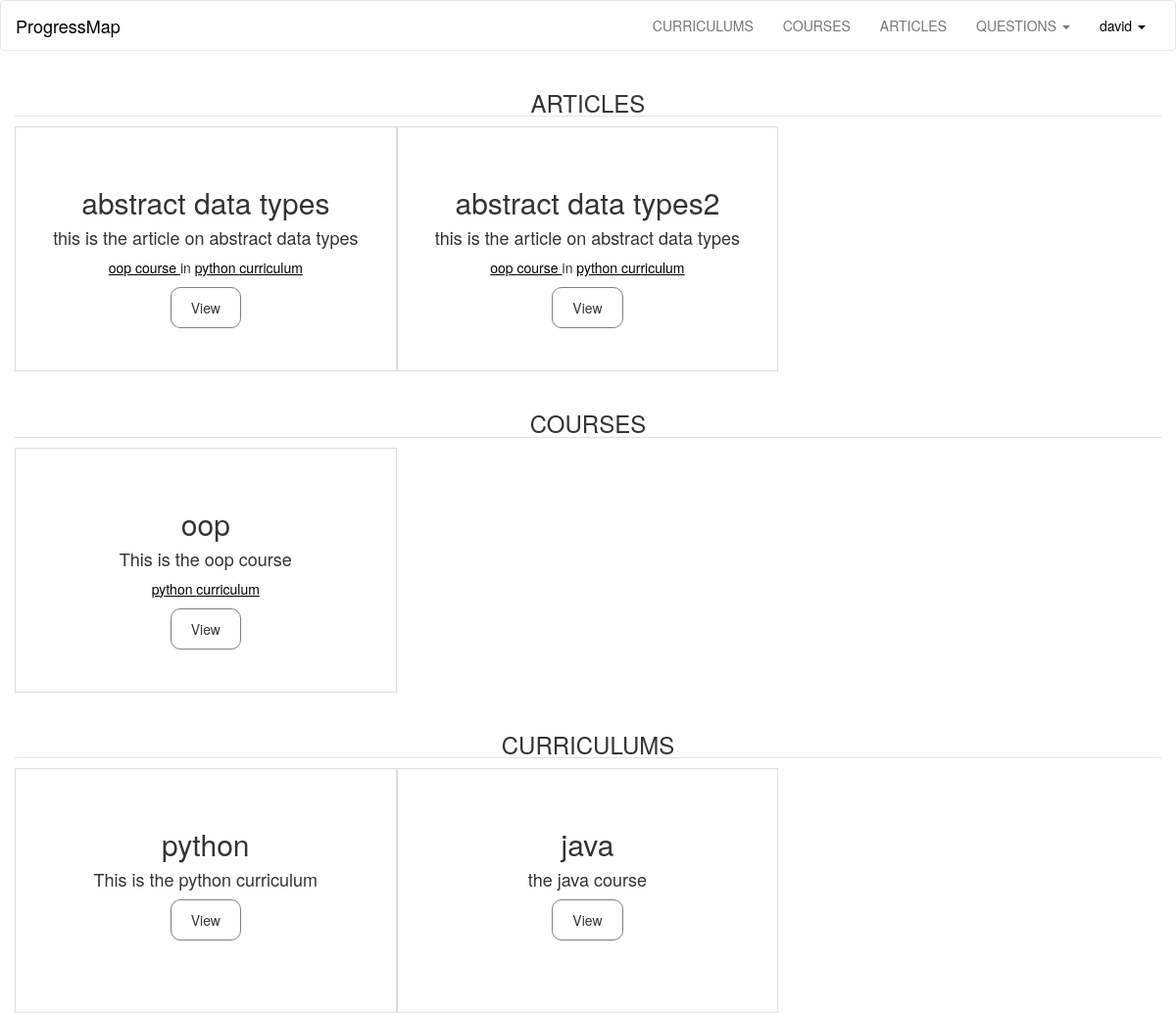
The app's page /user/david/content (signed in) with its own data.
### progressMap/models.py (models this page shows, shortened)
class User(db.Model, UserMixin):
	id = db.Column(db.Integer, primary_key = True)
	username = db.Column(db.String(40), unique = True)
	email = db.Column(db.String(120), unique = True)
	password_hash = db.Column(db.String)
	articles =  db.relationship('Articles', backref='user', lazy='dynamic')
	courses =  db.relationship('Courses', backref='user', lazy='dynamic')
	curriculums =  db.relationship('Curriculums', backref='user', lazy='dynamic')
	questions = db.relationship('Questions', backref='user', lazy='dynamic')
	comments = db.relationship('Comments', backref='user', lazy='dynamic')
	completed = db.relationship('Completed', backref='user', lazy='dynamic')
	allContent = db.relationship('AllContent', backref='user', lazy='dynamic')
	@property
	def password(self):
		raise AttributeError('password: write-only field')

class Articles(db.Model):
	id  = db.Column(db.Integer, primary_key = True)
	title = db.Column(db.String(300), nullable=False)
	description = db.Column(db.Text, nullable=False)
	questions = db.relationship('Questions', backref='article', lazy='dynamic')
	allContent = db.relationship('AllContent', backref='article', lazy='dynamic')
	user_id = db.Column(db.Integer, db.ForeignKey('user.id'), nullable=False)
	course_id = db.Column(db.Integer, db.ForeignKey('courses.id'), nullable=False)
	curriculum_id = db.Column(db.Integer, db.ForeignKey('curriculums.id'), nullable=False)

class Courses(db.Model):
	id  = db.Column(db.Integer, primary_key = True)
	title = db.Column(db.String(300), nullable=False)
	description = db.Column(db.Text, nullable=False)
	articles =  db.relationship('Articles', backref='course', lazy='dynamic')
	user_id = db.Column(db.Integer, db.ForeignKey('user.id'), nullable=False)
	curriculum_id = db.Column(db.Integer, db.ForeignKey('curriculums.id'), nullable=False)

class Curriculums(db.Model):
	id  = db.Column(db.Integer, primary_key = True)
	title = db.Column(db.String(300), nullable=False)
	description = db.Column(db.Text, nullable=False)
	articles =  db.relationship('Articles', backref='curriculum', lazy='dynamic')
	courses =  db.relationship('Courses', backref='curriculum', lazy='dynamic')
	user_id = db.Column(db.Integer, db.ForeignKey('user.id'), nullable=False)

### progressMap/user/views.py (the view)
@login_required
@user.route('/<username>/content')
def addedContent(username):
	user = current_user
	return render_template('addedContent.html', user = user)

### progressMap/main/views.py (called while the page is built)
@login_manager.user_loader
def load_user(userid):
	return models.User.query.get(int(userid))

### progressMap/templates/addedContent.html (shortened to what this page needs)
{% extends 'base.html' %}
{% block user_link %}
{% if current_user.is_authenticated %}
<li class="dropdown">
<a class="dropdown-toggle active" data-toggle="dropdown" href="#">{{current_user.username}}
<span class="caret"></span></a>
</li>
{% else %}
<li><a href="{{ url_for('main.show', page='login') }}">LOGIN</a>
</li>
{% endif %}
{% endblock %}
{% block content %}
<section class="container-fluid content">
<h3 class="b-down text-center">ARTICLES</h3>
	{% for article in user.articles%}
	<section class="text-center tile">
		<article class="title">
			<br /><br /><br />
			<h2 style="margin-top: 0px;">{{article.title}}</h2>
			<h4 class="desc">
				{{article.description}}
			</h4>
			<p class="date underline">
				<a>{{ article.course.title }} course </a> in
				<a>{{ article.curriculum.title }} curriculum</a>
			</p>
			<button class="button">View</button>
		</article>
	</section>
	{% else %}
	<h4 class="text-center">No article has been added yet.</h4>
	{% endfor %}
</section>
<br />
<section class="container-fluid content">
<h3 class="b-down text-center">COURSES</h3>
	{% for course in user.courses%}
	<section class="text-center tile">
		<article class="title">
			<br /><br /><br />
			<h2 style="margin-top: 0px;">{{course.title}}</h2>
			<h4 class="desc">
				{{course.description}}
			</h4>
			<p class="date underline">
				<a>{{ course.curriculum.title }} curriculum</a>
			</p>
			<button class="button">View</button>
		</article>
	</section>
	{% else %}
	<h4 class="text-center">No course has been added yet.</h4>
	{% endfor %}
</section>
<br />
<section class="container-fluid content">
<h3 class="b-down text-center">CURRICULUMS</h3>
	{% for curriculum in user.curriculums%}
	<section class="text-center tile">
		<article class="title">
			<br /><br /><br />
			<h2 style="margin-top: 0px;">{{curriculum.title}}</h2>
			<h4 class="desc">
				{{curriculum.description}}
			</h4>
			<button class="button">View</button>
		</article>
	</section>
	{% else %}
	<h4 class="text-center">No curriculum has been added yet.</h4>
	{% endfor %}
</section>
{% endblock %}

### progressMap/static/css/main.css (style rules this page uses)
a { color: black; text-decoration: none; }
.underline a { color: black; text-decoration: underline; }
.navbar-default .navbar-nav>li>a.active { color: black; }
.button { padding: 10px 20px; border: 1px solid gray; border-radius: 10px; background-color: white; }
.content { background-color: white; }
@media screen and (min-width: 768px) { .tile { width: 33.3%; height: 250px; float: left; border: 1px solid #DDDDDC; } }
.title { height: 100%; padding: 0; background-position: center; }
.b-down { border-bottom: 1px solid #e2e2e2; }

### records on screen
User: username "david"
Articles: title "abstract data types", description "this is the article on abstract data types", course "oop", curriculum "python"
Articles: title "abstract data types2", description "this is the article on abstract data types", course "oop", curriculum "python"
Courses: title "oop", description "This is the oop course", curriculum "python"
Curriculums: title "python", description "This is the python curriculum"
Curriculums: title "java", description "the java course"
